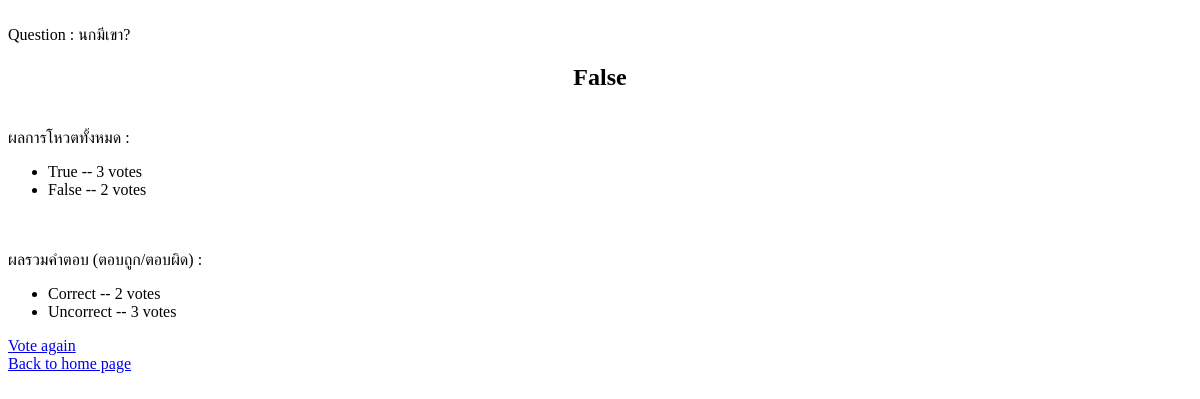
The app's page /1/False/results/, older data.
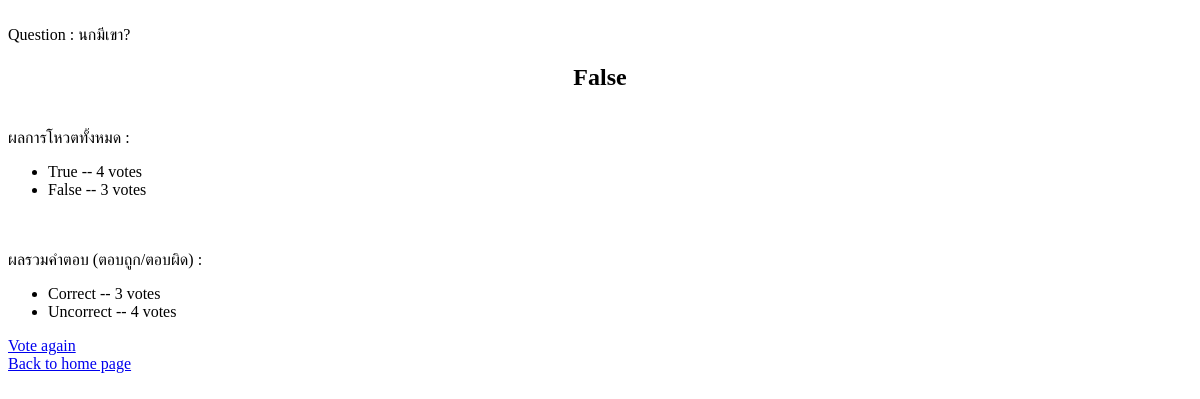
The same page, newer data.
### quiz/models.py (models this page shows)
class Choice(models.Model):
    topic = models.ForeignKey(Topic, on_delete=models.CASCADE)
    choice_text = models.CharField(max_length=200)
    votes = models.IntegerField(default=0)

class Answer(models.Model):
	topic = models.ForeignKey(Topic, on_delete=models.CASCADE)
	ans_text = models.CharField(max_length=200)
	ans_vote = models.IntegerField(default=0)

### quiz/views.py (the view)
# urls.py: path('<int:question_id>/<str:message_of_answer>/results/', views.results, name='results'),
def results(request, question_id, message_of_answer):
    question = get_object_or_404(Topic, pk=question_id)
    ans_message = message_of_answer
    return render(request, 'result.html', {'question' : question, 'ans_message' : ans_message})

### quiz/templates/result.html (shortened to what this page needs)
<html>
    <body>
        Question : {{ question.post_text }}
        <center><h2>{{ ans_message }} </h2></center>
        ผลการโหวตทั้งหมด :</br>
        <ul>
        {% for choice in question.choice_set.all %}
            <li>{{ choice.choice_text }} -- {{ choice.votes }} vote{{ choice.votes|pluralize }}</li>
        {% endfor %}
        </ul>
        ผลรวมคำตอบ (ตอบถูก/ตอบผิด) :</br>
        <ul>
        {% for answerResult in question.answer_set.all %}
            <li>{{ answerResult.ans_text }} -- {{ answerResult.ans_vote }} vote{{ answerResult.ans_vote|pluralize }}</li>
        {% endfor %}
        </ul>
        <a href="/{{question.id}}/">Vote again </a></br>
        <a href="/">Back to home page </a>
     </body>
 </html>

Row changes from the older to the newer data that the page shows:
changed Choice "True": votes "3" → "4"
changed Choice "False": votes "2" → "3"
changed Answer "Correct": ans_vote "2" → "3"
changed Answer "Uncorrect": ans_vote "3" → "4"
